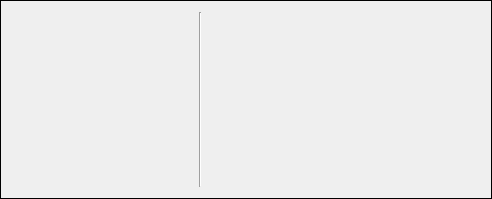
<?xml version="1.0" encoding="UTF-8"?>
<ui version="4.0">
 <class>TabSwitchWidget</class>
 <widget class="QFrame" name="TabSwitchWidget">
  <property name="geometry">
   <rect>
    <x>0</x>
    <y>0</y>
    <width>492</width>
    <height>199</height>
   </rect>
  </property>
  <property name="windowTitle">
   <string>Form</string>
  </property>
  <property name="windowOpacity">
   <double>0.800000000000000</double>
  </property>
  <property name="autoFillBackground">
   <bool>true</bool>
  </property>
  <property name="frameShape">
   <enum>QFrame::Box</enum>
  </property>
  <property name="frameShadow">
   <enum>QFrame::Plain</enum>
  </property>
  <layout class="QHBoxLayout" name="horizontalLayout" stretch="2,0,3">
   <item>
    <widget class="QScrollArea" name="scrollArea">
     <property name="sizePolicy">
      <sizepolicy hsizetype="Expanding" vsizetype="Expanding">
       <horstretch>0</horstretch>
       <verstretch>0</verstretch>
      </sizepolicy>
     </property>
     <property name="frameShape">
      <enum>QFrame::NoFrame</enum>
     </property>
     <property name="frameShadow">
      <enum>QFrame::Plain</enum>
     </property>
     <property name="verticalScrollBarPolicy">
      <enum>Qt::ScrollBarAlwaysOff</enum>
     </property>
     <property name="horizontalScrollBarPolicy">
      <enum>Qt::ScrollBarAlwaysOff</enum>
     </property>
     <property name="widgetResizable">
      <bool>true</bool>
     </property>
     <widget class="QWidget" name="scrollContent">
      <property name="geometry">
       <rect>
        <x>0</x>
        <y>0</y>
        <width>183</width>
        <height>179</height>
       </rect>
      </property>
      <layout class="QVBoxLayout" name="scrollLayout">
       <item>
        <spacer name="verticalSpacer">
         <property name="orientation">
          <enum>Qt::Vertical</enum>
         </property>
         <property name="sizeHint" stdset="0">
          <size>
           <width>20</width>
           <height>161</height>
          </size>
         </property>
        </spacer>
       </item>
      </layout>
     </widget>
    </widget>
   </item>
   <item>
    <widget class="Line" name="line">
     <property name="orientation">
      <enum>Qt::Vertical</enum>
     </property>
    </widget>
   </item>
   <item>
    <widget class="QLabel" name="prevLabel">
     <property name="sizePolicy">
      <sizepolicy hsizetype="Expanding" vsizetype="Preferred">
       <horstretch>0</horstretch>
       <verstretch>0</verstretch>
      </sizepolicy>
     </property>
     <property name="text">
      <string/>
     </property>
    </widget>
   </item>
  </layout>
 </widget>
 <resources/>
 <connections/>
</ui>
